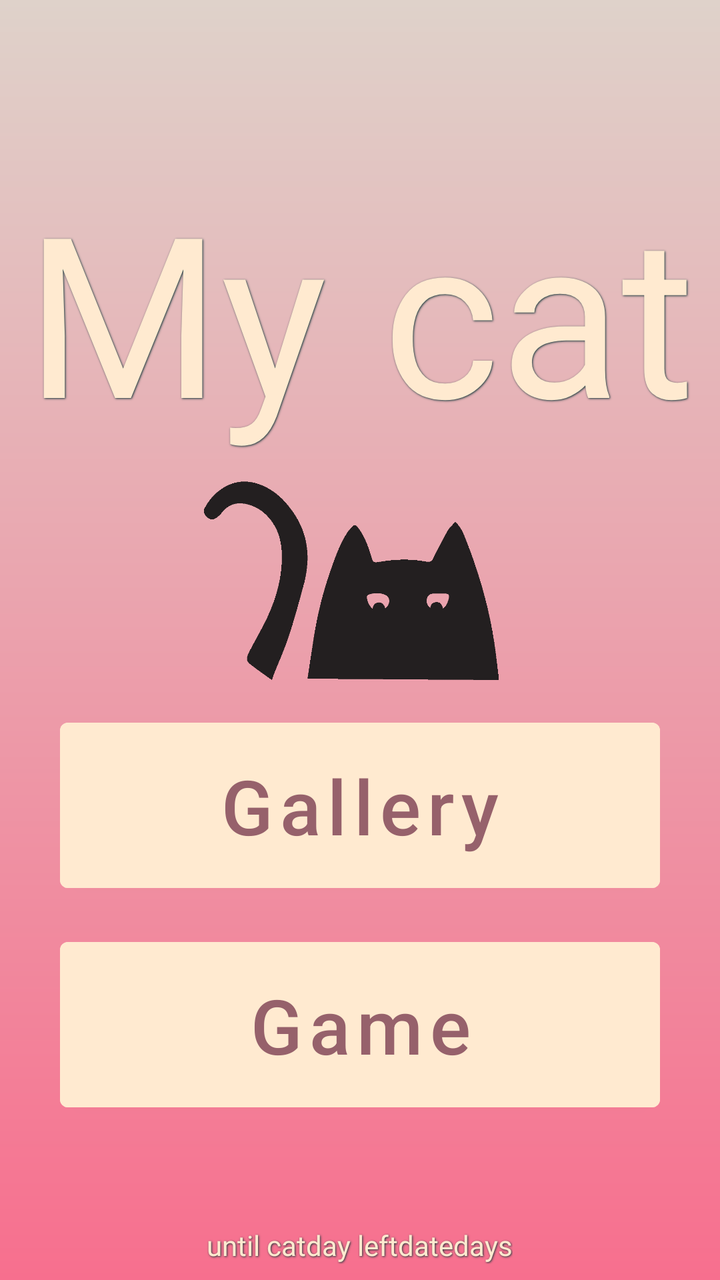
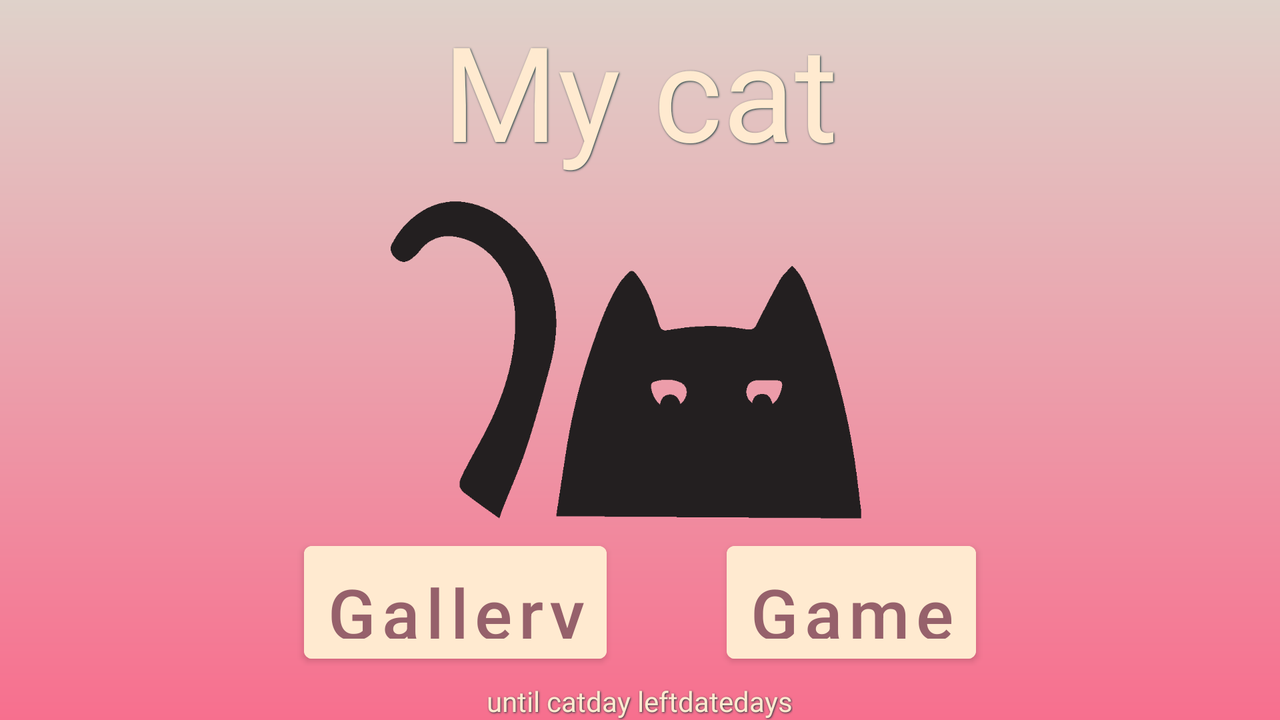

Two renders of one Android screen. The first uses the default layout on a phone; the second uses the alternative layout the repository ships for a different screen configuration, on a matching device. The two XML files are below.
<!-- AndroidManifest.xml: application theme Theme.KaramelFinal -->
<!-- res/layout/activity_main.xml -->
<?xml version="1.0" encoding="utf-8"?>
<FrameLayout xmlns:android="http://schemas.android.com/apk/res/android"
    xmlns:app="http://schemas.android.com/apk/res-auto"
    xmlns:tools="http://schemas.android.com/tools"
    android:background="@drawable/backgrd"
    android:layout_width="match_parent"
    android:layout_height="match_parent"
    android:gravity="center"
    tools:context=".MainActivity">





    <LinearLayout
        android:layout_width="wrap_content"
        android:layout_height="wrap_content"
        android:orientation="vertical"
        android:layout_gravity="center"
        >


        <TextView
            android:id="@+id/title"
            android:text="@string/title"
            android:gravity="center"
            android:layout_width="match_parent"
            android:layout_height="150dp"
            android:autoSizeTextType="uniform"
            android:autoSizeStepGranularity="2sp"
            android:autoSizeMinTextSize="40dp"
            android:autoSizeMaxTextSize="150dp"
            android:layout_weight="1"
            style="@style/all_text"


            />

        <ImageView
            android:id="@+id/logoCat"
            android:layout_width="wrap_content"
            android:layout_height="100sp"
            android:layout_below="@id/title"
            android:layout_centerHorizontal="true"
            android:layout_marginTop="10sp"
            android:hint="my cat"
            android:src="@drawable/cat_n"
             />



        <Button
            android:id="@+id/bGallery"
            android:layout_width="match_parent"
            android:layout_height="wrap_content"
            android:layout_below="@id/b1"
            android:layout_marginHorizontal="30sp"
            android:layout_marginTop="15sp"
            android:backgroundTint="@color/txt"
            android:padding="16dp"
            android:text="@string/buttG"
            android:textColor="@color/butt"
            android:textSize="38dp"
            android:textAllCaps="false"/>

        <Button
            android:id="@+id/bGame"
            android:layout_width="match_parent"
            android:layout_height="wrap_content"
            android:layout_below="@id/bGallery"
            android:layout_marginHorizontal="30sp"
            android:layout_marginTop="15sp"
            android:backgroundTint="@color/txt"
            android:padding="16dp"
            android:text="@string/bGame"
            android:textColor="@color/butt"
            android:textSize="38dp"
            tools:ignore="TextContrastCheck"
            android:textAllCaps="false"/>






    </LinearLayout>

    <LinearLayout
        android:layout_width="wrap_content"
        android:layout_height="wrap_content"
        android:layout_gravity="bottom|center_horizontal"
        android:layout_marginBottom="8dp"
        android:orientation="horizontal">


        <TextView
            style="@style/all_text"
            android:layout_width="wrap_content"
            android:layout_height="wrap_content"
            android:text="@string/until"

            />

        <TextView
            android:id="@+id/howMany"
            style="@style/all_text"
            android:layout_width="wrap_content"
            android:layout_height="wrap_content"
            android:text="date" />

        <TextView
            style="@style/all_text"
            android:layout_width="wrap_content"
            android:layout_height="wrap_content"
            android:text="@string/days" />
    </LinearLayout>






</FrameLayout>
<!-- resources referenced by this layout -->
<resources>
  <color name="butt">#96616B</color>
  <color name="txt">#ffead0</color>
  <!-- drawable backgrd (drawable) -->
  <shape xmlns:android="http://schemas.android.com/apk/res/android">
      <gradient
          android:startColor="@color/BG"
          android:endColor="@color/caramel"
          android:angle="90">
  
      </gradient>
  </shape>
  <!-- drawable cat_n: png bitmap (drawable, 8692 bytes) -->
  <string name="bGame">Game</string>
  <string name="buttG">Gallery</string>
  <string name="days">days</string>
  <string name="title">My cat</string>
  <string name="until">until "cat" day left </string>
  <style name="all_text">
          <item name="android:layout_width">wrap_content</item>
          <item name="android:layout_height">wrap_content</item>
          <item name="android:layout_centerHorizontal">true</item>
          <item name="android:fontFamily">@font/rubik_bold</item>
          <item name="android:textColor">@color/txt</item>
          <item name="android:shadowColor">@color/black</item>
          <item name="android:shadowDx">1</item>
          <item name="android:shadowDy">1</item>
          <item name="android:shadowRadius">2</item>
  
  
      </style>
  <style name="Theme.KaramelFinal" parent="Theme.MaterialComponents.DayNight.NoActionBar">
          
          <item name="colorPrimary">@color/BG</item>
          <item name="colorPrimaryVariant">@color/butt</item>
          <item name="colorOnPrimary">@color/cardview_light_background</item>
          
          <item name="colorSecondary">@color/txt</item>
          <item name="colorSecondaryVariant">@color/teal_700</item>
          <item name="colorOnSecondary">@color/black</item>
          
          <item name="android:statusBarColor" tools:targetApi="l">?attr/colorPrimaryVariant</item>
          
          <item name="android:windowFullscreen">true</item>
  
  
      </style>
  <color name="BG">#F76F8E</color>
  <color name="caramel">#DFD2CA</color>
  <color name="black">#113537</color>
  <color name="teal_700">#FF37505C</color>
</resources>
<!-- res/layout-land/activity_main.xml (the repository's variant of the layout above) -->
<!-- drawn on the phone turned sideways -->
<?xml version="1.0" encoding="utf-8"?>
<FrameLayout xmlns:android="http://schemas.android.com/apk/res/android"
    xmlns:app="http://schemas.android.com/apk/res-auto"
    xmlns:tools="http://schemas.android.com/tools"
    android:background="@drawable/backgrd"
    android:layout_width="match_parent"
    android:layout_height="match_parent"
    android:gravity="center"
    tools:context=".MainActivity">



    <LinearLayout
        android:layout_width="wrap_content"
        android:layout_height="wrap_content"
        android:orientation="vertical"
        android:layout_gravity="center"
        >

        <TextView
            android:id="@+id/title"
            android:text="@string/title"
            android:gravity="center"
            android:layout_width="match_parent"
            android:layout_height="100dp"
            android:autoSizeTextType="uniform"
            android:autoSizeStepGranularity="2sp"
            android:autoSizeMinTextSize="40dp"
            android:autoSizeMaxTextSize="100dp"
            android:layout_weight="1"
            style="@style/all_text"


            />


        <ImageView
            android:id="@+id/logoCat"
            android:layout_width="wrap_content"
            android:layout_height="170sp"
            android:layout_below="@id/title"
            android:layout_centerHorizontal="true"
            android:layout_marginTop="10sp"
            android:hint="my cat"
            android:src="@drawable/cat_n"
            android:layout_weight="1"
             />

        <LinearLayout
            android:layout_width="match_parent"
            android:layout_height="wrap_content"
            android:orientation="horizontal"
            android:gravity="center"
            android:layout_weight="1">


            <Button
                android:id="@+id/bGallery"
                android:layout_width="wrap_content"
                android:layout_height="wrap_content"
                android:layout_below="@id/b1"
                android:layout_marginHorizontal="30sp"
                android:layout_marginTop="5sp"
                android:backgroundTint="@color/txt"
                android:padding="10dp"
                android:text="@string/buttG"
                android:textColor="@color/butt"
                android:textSize="35dp"
                android:textAllCaps="false"/>


            <Button
                android:id="@+id/bGame"
                android:layout_width="wrap_content"
                android:layout_height="wrap_content"
                android:layout_below="@id/bGallery"
                android:layout_marginHorizontal="30sp"
                android:layout_marginTop="5sp"
                android:backgroundTint="@color/txt"
                android:padding="10dp"
                android:text="@string/bGame"
                android:textColor="@color/butt"
                android:textSize="35dp"
                tools:ignore="TextContrastCheck"
                android:textAllCaps="false"/>
        </LinearLayout>

        <LinearLayout
            android:layout_width="wrap_content"
            android:layout_height="wrap_content"
            android:orientation="horizontal"
            android:layout_gravity="center_horizontal"
            android:layout_marginTop="8dp">


            <TextView
                style="@style/all_text"
                android:layout_width="wrap_content"
                android:layout_height="wrap_content"
                android:text="@string/until"
                />
            <TextView
                style="@style/all_text"
                android:id="@+id/howMany"
                android:layout_width="wrap_content"
                android:layout_height="wrap_content"
                android:text="date"
                />
            <TextView
                style="@style/all_text"
                android:text="@string/days"
                android:layout_width="wrap_content"
                android:layout_height="wrap_content"
                />

        </LinearLayout>






    </LinearLayout>




</FrameLayout>
